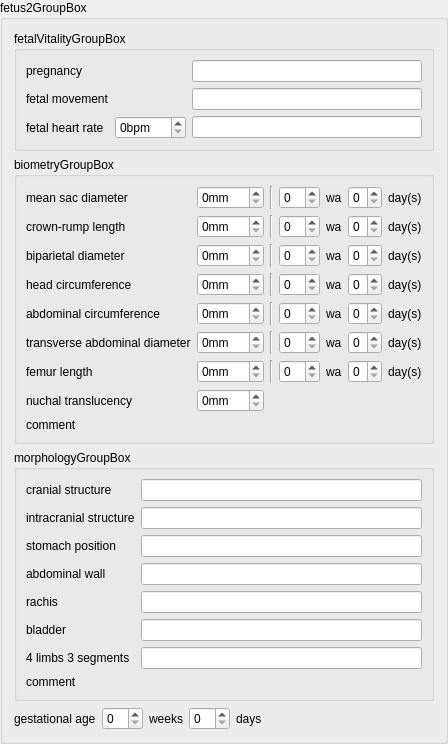
    <widget class="QGroupBox" name="fetus2GroupBox">
     <property name="enabled">
      <bool>true</bool>
     </property>
     <property name="title">
      <string>fetus2GroupBox</string>
     </property>
     <property name="flat">
      <bool>false</bool>
     </property>
     <layout class="QVBoxLayout" name="verticalLayout_8">
      <item>
       <widget class="QGroupBox" name="fetus2FetalVitalityGroupBox">
        <property name="title">
         <string>fetalVitalityGroupBox</string>
        </property>
        <layout class="QGridLayout" name="gridLayout_9">
         <item row="0" column="0">
          <widget class="QLabel" name="fetus2PregnancyLabel">
           <property name="text">
            <string>pregnancy</string>
           </property>
          </widget>
         </item>
         <item row="0" column="1">
          <layout class="QHBoxLayout" name="fetus2PregnancyRadioLayout"/>
         </item>
         <item row="0" column="2">
          <widget class="QLineEdit" name="fetus2PregnancyLineEdit"/>
         </item>
         <item row="1" column="0">
          <widget class="QLabel" name="fetus2FetalMovementLabel">
           <property name="text">
            <string>fetal movement</string>
           </property>
          </widget>
         </item>
         <item row="1" column="1">
          <layout class="QHBoxLayout" name="fetus2FetalMovementRadioLayout"/>
         </item>
         <item row="1" column="2">
          <widget class="QLineEdit" name="fetus2FetalMovementLineEdit"/>
         </item>
         <item row="2" column="0">
          <widget class="QLabel" name="fetus2FhrLabel">
           <property name="text">
            <string>fetal heart rate</string>
           </property>
          </widget>
         </item>
         <item row="2" column="1">
          <widget class="QSpinBox" name="fetus2FhrSpinBox">
           <property name="suffix">
            <string>bpm</string>
           </property>
           <property name="maximum">
            <number>999</number>
           </property>
          </widget>
         </item>
         <item row="2" column="2">
          <widget class="QLineEdit" name="fetus2FhrLineEdit"/>
         </item>
        </layout>
       </widget>
      </item>
      <item>
       <widget class="QGroupBox" name="fetus2BiometryGroupBox">
        <property name="title">
         <string>biometryGroupBox</string>
        </property>
        <layout class="QVBoxLayout" name="verticalLayout_9">
         <item>
          <layout class="QGridLayout" name="gridLayout_10">
           <item row="0" column="0">
            <widget class="QLabel" name="fetus2MeanSacDiameterLabel">
             <property name="text">
              <string>mean sac diameter</string>
             </property>
            </widget>
           </item>
           <item row="0" column="1">
            <widget class="QSpinBox" name="fetus2MeanSacDiameterSpinBox">
             <property name="suffix">
              <string>mm</string>
             </property>
             <property name="maximum">
              <number>999</number>
             </property>
            </widget>
           </item>
           <item row="0" column="2">
            <widget class="Line" name="line_10">
             <property name="orientation">
              <enum>Qt::Vertical</enum>
             </property>
            </widget>
           </item>
           <item row="0" column="3">
            <widget class="QSpinBox" name="fetus2MeanSacDiameterWeekSpinBox"/>
           </item>
           <item row="0" column="4">
            <widget class="QLabel" name="fetus2MeanSacDiameterWeekLabel">
             <property name="text">
              <string>wa</string>
             </property>
            </widget>
           </item>
           <item row="0" column="5">
            <widget class="QSpinBox" name="fetus2MeanSacDiameterDaySpinBox">
             <property name="maximum">
              <number>6</number>
             </property>
            </widget>
           </item>
           <item row="0" column="6">
            <widget class="QLabel" name="fetus2MeanSacDiameterDayLabel">
             <property name="text">
              <string>day(s)</string>
             </property>
            </widget>
           </item>
           <item row="1" column="0">
            <widget class="QLabel" name="fetus2CRLLabel">
             <property name="text">
              <string>crown-rump length</string>
             </property>
            </widget>
           </item>
           <item row="1" column="1">
            <widget class="QSpinBox" name="fetus2CRLSpinBox">
             <property name="suffix">
              <string>mm</string>
             </property>
             <property name="maximum">
              <number>999</number>
             </property>
            </widget>
           </item>
           <item row="1" column="2">
            <widget class="Line" name="line_11">
             <property name="orientation">
              <enum>Qt::Vertical</enum>
             </property>
            </widget>
           </item>
           <item row="1" column="3">
            <widget class="QSpinBox" name="fetus2CRLWeekSpinBox"/>
           </item>
           <item row="1" column="4">
            <widget class="QLabel" name="fetus2CRLWeekLabel">
             <property name="text">
              <string>wa</string>
             </property>
            </widget>
           </item>
           <item row="1" column="5">
            <widget class="QSpinBox" name="fetus2CRLDaySpinBox">
             <property name="maximum">
              <number>6</number>
             </property>
            </widget>
           </item>
           <item row="1" column="6">
            <widget class="QLabel" name="fetus2CRLDayLabel">
             <property name="text">
              <string>day(s)</string>
             </property>
            </widget>
           </item>
           <item row="2" column="0">
            <widget class="QLabel" name="fetus2BPDLabel">
             <property name="text">
              <string>biparietal diameter</string>
             </property>
            </widget>
           </item>
           <item row="2" column="1">
            <widget class="QSpinBox" name="fetus2BPDSpinBox">
             <property name="suffix">
              <string>mm</string>
             </property>
             <property name="maximum">
              <number>999</number>
             </property>
            </widget>
           </item>
           <item row="2" column="2">
            <widget class="Line" name="line_12">
             <property name="orientation">
              <enum>Qt::Vertical</enum>
             </property>
            </widget>
           </item>
           <item row="2" column="3">
            <widget class="QSpinBox" name="fetus2BPDWeekSpinBox"/>
           </item>
           <item row="2" column="4">
            <widget class="QLabel" name="fetus2BPDWeekLabel">
             <property name="text">
              <string>wa</string>
             </property>
            </widget>
           </item>
           <item row="2" column="5">
            <widget class="QSpinBox" name="fetus2BPDDaySpinBox">
             <property name="maximum">
              <number>6</number>
             </property>
            </widget>
           </item>
           <item row="2" column="6">
            <widget class="QLabel" name="label_7">
             <property name="text">
              <string>day(s)</string>
             </property>
            </widget>
           </item>
           <item row="3" column="0">
            <widget class="QLabel" name="fetus2HeadCircumferenceLabel">
             <property name="text">
              <string>head circumference</string>
             </property>
            </widget>
           </item>
           <item row="3" column="1">
            <widget class="QSpinBox" name="fetus2HeadCircumferenceSpinBox">
             <property name="suffix">
              <string>mm</string>
             </property>
             <property name="maximum">
              <number>999</number>
             </property>
            </widget>
           </item>
           <item row="3" column="2">
            <widget class="Line" name="line_13">
             <property name="orientation">
              <enum>Qt::Vertical</enum>
             </property>
            </widget>
           </item>
           <item row="3" column="3">
            <widget class="QSpinBox" name="fetus2HeadCircumferenceWeekSpinBox"/>
           </item>
           <item row="3" column="4">
            <widget class="QLabel" name="fetus2HeadCircumferenceWeekLabel">
             <property name="text">
              <string>wa</string>
             </property>
            </widget>
           </item>
           <item row="3" column="5">
            <widget class="QSpinBox" name="fetus2HeadCircumferenceDaysSpinBox">
             <property name="maximum">
              <number>6</number>
             </property>
            </widget>
           </item>
           <item row="3" column="6">
            <widget class="QLabel" name="fetus2HeadCircumferenceDayLabel">
             <property name="text">
              <string>day(s)</string>
             </property>
            </widget>
           </item>
           <item row="4" column="0">
            <widget class="QLabel" name="fetus2AbdominalCircumferenceLabel">
             <property name="text">
              <string>abdominal circumference</string>
             </property>
            </widget>
           </item>
           <item row="4" column="1">
            <widget class="QSpinBox" name="fetus2AbdominalCircumferenceSpinBox">
             <property name="suffix">
              <string>mm</string>
             </property>
             <property name="maximum">
              <number>999</number>
             </property>
            </widget>
           </item>
           <item row="4" column="2">
            <widget class="Line" name="line_14">
             <property name="orientation">
              <enum>Qt::Vertical</enum>
             </property>
            </widget>
           </item>
           <item row="4" column="3">
            <widget class="QSpinBox" name="fetus2AbdominalCircumferenceWeekSpinBox"/>
           </item>
           <item row="4" column="4">
            <widget class="QLabel" name="fetus2AbdominalCircumferenceWeekLabel">
             <property name="text">
              <string>wa</string>
             </property>
            </widget>
           </item>
           <item row="4" column="5">
            <widget class="QSpinBox" name="fetus2AbdominalCircumferenceDaySpinBox">
             <property name="maximum">
              <number>6</number>
             </property>
            </widget>
           </item>
           <item row="4" column="6">
            <widget class="QLabel" name="fetus2AbdominalCircumferenceDayLabel">
             <property name="text">
              <string>day(s)</string>
             </property>
            </widget>
           </item>
           <item row="5" column="0">
            <widget class="QLabel" name="fetus2TADLabel">
             <property name="text">
              <string>transverse abdominal diameter</string>
             </property>
            </widget>
           </item>
           <item row="5" column="1">
            <widget class="QSpinBox" name="fetus2TADSpinBox">
             <property name="suffix">
              <string>mm</string>
             </property>
             <property name="maximum">
              <number>999</number>
             </property>
            </widget>
           </item>
           <item row="5" column="2">
            <widget class="Line" name="line_15">
             <property name="orientation">
              <enum>Qt::Vertical</enum>
             </property>
            </widget>
           </item>
           <item row="5" column="3">
            <widget class="QSpinBox" name="fetus2TADWeekSpinBox"/>
           </item>
           <item row="5" column="4">
            <widget class="QLabel" name="fetus2TADWeekLabel">
             <property name="text">
              <string>wa</string>
             </property>
            </widget>
           </item>
           <item row="5" column="5">
            <widget class="QSpinBox" name="fetus2TADDaySpinBox">
             <property name="maximum">
              <number>6</number>
             </property>
            </widget>
           </item>
           <item row="5" column="6">
            <widget class="QLabel" name="fetus2TADDayLabel">
             <property name="text">
              <string>day(s)</string>
             </property>
            </widget>
           </item>
           <item row="6" column="0">
            <widget class="QLabel" name="fetus2FLLabel">
             <property name="text">
              <string>femur length</string>
             </property>
            </widget>
           </item>
           <item row="6" column="1">
            <widget class="QSpinBox" name="fetus2FLSpinBox">
             <property name="suffix">
              <string>mm</string>
             </property>
             <property name="maximum">
              <number>999</number>
             </property>
            </widget>
           </item>
           <item row="6" column="2">
            <widget class="Line" name="line_16">
             <property name="orientation">
              <enum>Qt::Vertical</enum>
             </property>
            </widget>
           </item>
           <item row="6" column="3">
            <widget class="QSpinBox" name="fetus2FLWeekSpinBox"/>
           </item>
           <item row="6" column="4">
            <widget class="QLabel" name="fetus2FLWeekLabel">
             <property name="text">
              <string>wa</string>
             </property>
            </widget>
           </item>
           <item row="6" column="5">
            <widget class="QSpinBox" name="fetus2FLDaySpinBox">
             <property name="maximum">
              <number>6</number>
             </property>
            </widget>
           </item>
           <item row="6" column="6">
            <widget class="QLabel" name="fetus2FLDayLabel">
             <property name="text">
              <string>day(s)</string>
             </property>
            </widget>
           </item>
           <item row="7" column="0">
            <widget class="QLabel" name="fetus2NuchalTranslucencyLabel">
             <property name="text">
              <string>nuchal translucency</string>
             </property>
            </widget>
           </item>
           <item row="7" column="1">
            <widget class="QSpinBox" name="fetus2NuchalTranslucencySpinBox">
             <property name="suffix">
              <string>mm</string>
             </property>
             <property name="maximum">
              <number>999</number>
             </property>
            </widget>
           </item>
          </layout>
         </item>
         <item>
          <layout class="QVBoxLayout" name="verticalLayout_10">
           <item>
            <widget class="QLabel" name="fetus2BiometryCommentLabel">
             <property name="text">
              <string>comment</string>
             </property>
            </widget>
           </item>
           <item>
            <layout class="QFormLayout" name="fetus2BiometryCommentFormLayout"/>
           </item>
          </layout>
         </item>
        </layout>
       </widget>
      </item>
      <item>
       <widget class="QGroupBox" name="fetus2MorphologyGroupBox">
        <property name="title">
         <string>morphologyGroupBox</string>
        </property>
        <layout class="QVBoxLayout" name="verticalLayout_11">
         <item>
          <layout class="QGridLayout" name="gridLayout_11">
           <item row="0" column="0">
            <widget class="QLabel" name="fetus2CranialStructureLabel">
             <property name="text">
              <string>cranial structure</string>
             </property>
            </widget>
           </item>
           <item row="0" column="1">
            <layout class="QHBoxLayout" name="fetus2CranialStructureRadioLayout"/>
           </item>
           <item row="0" column="2">
            <widget class="QLineEdit" name="fetus2CranialStructureLineEdit"/>
           </item>
           <item row="1" column="0">
            <widget class="QLabel" name="fetus2IntracranialStructureLabel">
             <property name="text">
              <string>intracranial structure</string>
             </property>
            </widget>
           </item>
           <item row="1" column="1">
            <layout class="QHBoxLayout" name="fetus2IntracranialStructureRadioLayout"/>
           </item>
           <item row="1" column="2">
            <widget class="QLineEdit" name="fetus2IntracranialStructureLineEdit"/>
           </item>
           <item row="2" column="0">
            <widget class="QLabel" name="fetus2StomachPositionLabel">
             <property name="text">
              <string>stomach position</string>
             </property>
            </widget>
           </item>
           <item row="2" column="1">
            <layout class="QHBoxLayout" name="fetus2StomachPositionRadioLayout"/>
           </item>
           <item row="2" column="2">
            <widget class="QLineEdit" name="fetus2StomachPositionLineEdit"/>
           </item>
           <item row="3" column="0">
            <widget class="QLabel" name="fetus2AbdominalWallLabel">
             <property name="text">
              <string>abdominal wall</string>
             </property>
            </widget>
           </item>
           <item row="3" column="1">
            <layout class="QHBoxLayout" name="fetus2AbdominalWallRadioLayout"/>
           </item>
           <item row="3" column="2">
            <widget class="QLineEdit" name="fetus2AbdominalWallLineEdit"/>
           </item>
           <item row="4" column="0">
            <widget class="QLabel" name="fetus2RachisLabel">
             <property name="text">
              <string>rachis</string>
             </property>
            </widget>
           </item>
           <item row="4" column="1">
            <layout class="QHBoxLayout" name="fetus2RachisRadioLayout"/>
           </item>
           <item row="4" column="2">
            <widget class="QLineEdit" name="fetus2RachisLineEdit"/>
           </item>
           <item row="5" column="0">
            <widget class="QLabel" name="fetus2BladderLabel">
             <property name="text">
              <string>bladder</string>
             </property>
            </widget>
           </item>
           <item row="5" column="1">
            <layout class="QHBoxLayout" name="fetus2BladderRadioLayout"/>
           </item>
           <item row="5" column="2">
            <widget class="QLineEdit" name="fetus2BladderLineEdit"/>
           </item>
           <item row="6" column="0">
            <widget class="QLabel" name="fetus2LimbsLabel">
             <property name="text">
              <string>4 limbs 3 segments</string>
             </property>
            </widget>
           </item>
           <item row="6" column="1">
            <layout class="QHBoxLayout" name="fetus2LimbsRadioLayout"/>
           </item>
           <item row="6" column="2">
            <widget class="QLineEdit" name="fetus2LimbsLineEdit"/>
           </item>
          </layout>
         </item>
         <item>
          <layout class="QVBoxLayout" name="verticalLayout_12">
           <item>
            <widget class="QLabel" name="fetus2MorphologyCommentLabel">
             <property name="text">
              <string>comment</string>
             </property>
            </widget>
           </item>
           <item>
            <layout class="QFormLayout" name="fetus2MorphologyCommentFormLayout"/>
           </item>
          </layout>
         </item>
        </layout>
       </widget>
      </item>
      <item>
       <layout class="QHBoxLayout" name="horizontalLayout_19">
        <item>
         <widget class="QLabel" name="fetus2UsGestationalAgeHelpTextLabel">
          <property name="text">
           <string>gestational age</string>
          </property>
         </widget>
        </item>
        <item>
         <widget class="QSpinBox" name="fetus2UsGestationalAgeWeekSpinBox"/>
        </item>
        <item>
         <widget class="QLabel" name="fetus2UsGestationalAgeWeekLabel">
          <property name="text">
           <string>weeks</string>
          </property>
         </widget>
        </item>
        <item>
         <widget class="QSpinBox" name="fetus2UsGestationalAgeDaySpinBox"/>
        </item>
        <item>
         <widget class="QLabel" name="fetus2UsGestationalAgeDayLabel">
          <property name="text">
           <string>days</string>
          </property>
         </widget>
        </item>
        <item>
         <spacer name="horizontalSpacer_5">
          <property name="orientation">
           <enum>Qt::Horizontal</enum>
          </property>
          <property name="sizeHint" stdset="0">
           <size>
            <width>40</width>
            <height>20</height>
           </size>
          </property>
         </spacer>
        </item>
       </layout>
      </item>
     </layout>
    </widget>
